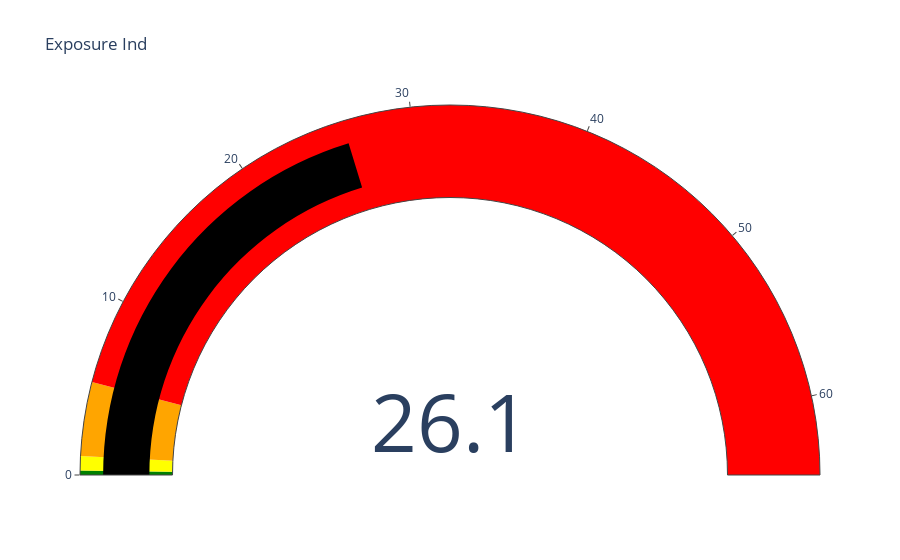

Notebook cell for this chart:
### Code cell
fig = go.Figure(go.Indicator(
    mode = "gauge+number",
    value = aggregate['Exposure']['CAN'],
    gauge = {'bar': {'color': 'black'},
             'axis': {'range': [0, maxExposure]},
             'steps': [
                 {'range': [0, iqrExposure[0.25]], 'color': "green"},
                 {'range': [iqrExposure[0.25], iqrExposure[0.5]], 'color': "yellow"},
                 {'range': [iqrExposure[0.5], iqrExposure[0.75]], 'color': "orange"},
                 {'range': [iqrExposure[0.75], maxExposure], 'color': "red"}
             ]
             }
    ),
    layout = {
            'title': 'Exposure Ind',
        }
    )
fig.show()

### Figure 1 — Plotly figure (JSON) as saved in the notebook; plotly's stock layout.template omitted (floating-point values rounded to 4 significant figures)
{"data": [{"gauge": {"axis": {"range": [0, 64.42]}, "bar": {"color": "black"}, "steps": [{"color": "green", "range": [0, 0.2427]}, {"color": "yellow", "range": [0.2427, 1.055]}, {"color": "orange", "range": [1.055, 5.215]}, {"color": "red", "range": [5.215, 64.42]}]}, "mode": "gauge+number", "type": "indicator", "value": 26.13}], "layout": {"title": {"text": "Exposure Ind"}}}
